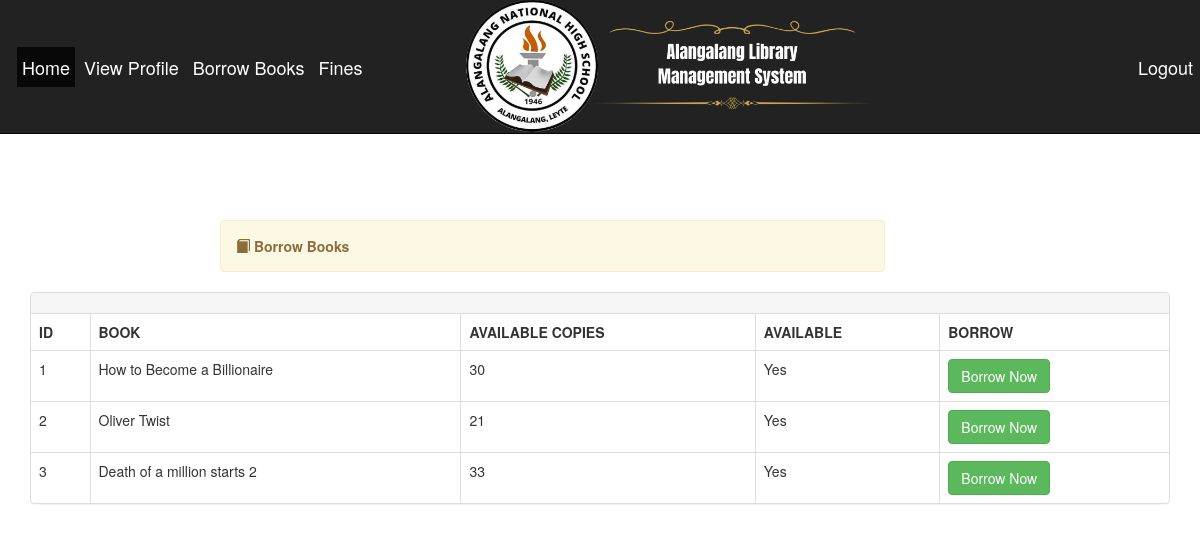
Before: /borrow-student.php with the older database file.
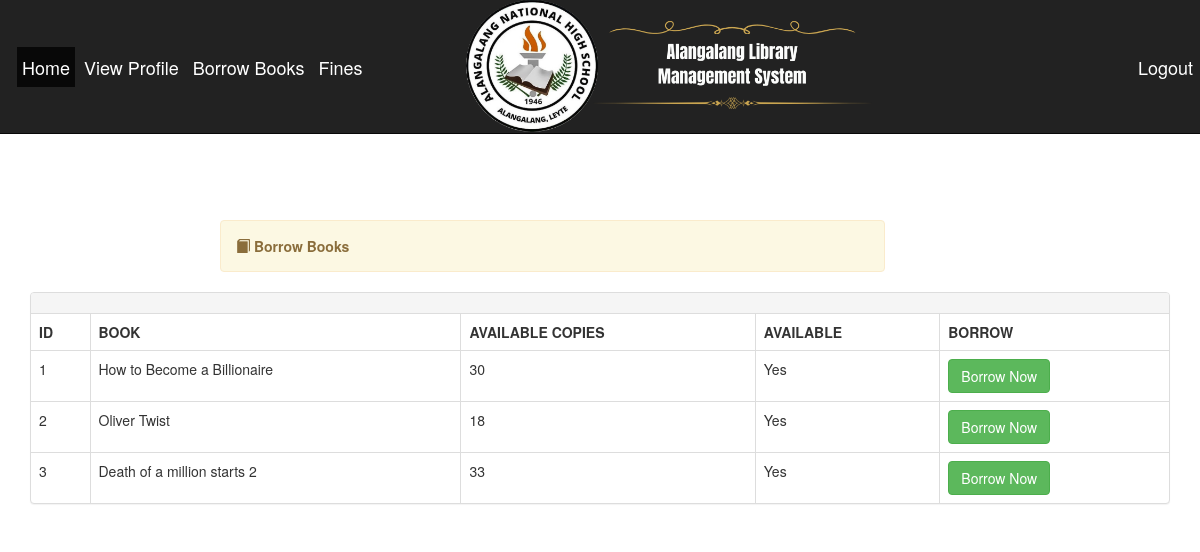
After: the same page with the newer database file.
### tables this page shows
CREATE TABLE `books` (
  `bookId` int(11) NOT NULL,
  `bookTitle` varchar(150) NOT NULL,
  `author` varchar(60) NOT NULL,
  `ISBN` varchar(30) NOT NULL,
  `bookCopies` varchar(10) NOT NULL,
  `publisherName` varchar(60) NOT NULL,
  `available` varchar(10) NOT NULL,
  `categories` varchar(30) NOT NULL,
  `callNumber` varchar(30) NOT NULL
);

### borrow-student.php (the view, shortened to what this page needs)
<?php
include "includes/header.php";
?>
<div class="container">
	<?php include "includes/nav2.php"; ?>
	<div class="alert alert-warning col-lg-7 col-md-12 col-sm-12 col-xs-12 col-lg-offset-2 col-md-offset-0 col-sm-offset-1 col-xs-offset-0" style="margin-top:70px">
		<span class="glyphicon glyphicon-book"></span>
		<strong>Borrow Books</strong>
	</div>
</div>
<div class="container">
	<div class="panel panel-default">
		<div class="panel-heading">
		</div>
		<table class="table table-bordered">
			<thead>
				<tr>
					<th>ID</th>
					<th>BOOK</th>
					<th>AVAILABLE COPIES</th>
					<th>AVAILABLE</th>
					<th>BORROW</th>
				</tr>
			</thead>
			<tbody>
				<?php
				$sql = "SELECT * FROM books";
				$query = mysqli_query($conn, $sql);
				$counter = 1;
				while ($row = mysqli_fetch_array($query)) {
					?>
						<tr>
							<td><?php echo $counter++; ?></td>
							<td><?php echo $row['bookTitle']; ?></td>
							<td><?php echo $row['bookCopies']; ?></td>
							<td><?php echo $row['bookCopies'] > 0 ? 'Yes' : 'No'; ?></td>
							<td>
								<?php if($row['bookCopies'] > 0) { ?>
									<a href="lend-student.php?bid=<?php echo $row['bookId'] ?>" class="btn btn-success">Borrow Now</a>
								<?php } else { ?>
									<span class="btn btn-default" disabled>Borrow Now</span>
								<?php } ?>
							</td>
						</tr>
					<?php } ?>
			</tbody>
		</table>
	</div>
</div>
</body>
</html>

Changed rows visible on the page:
changed books "Oliver Twist": bookCopies "21" → "18"
